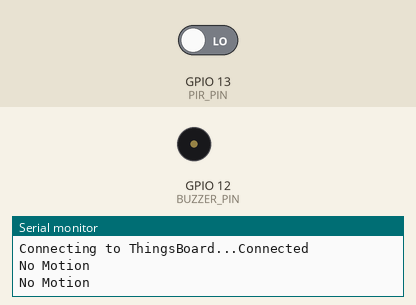
The sketch below on a simulated ESP32. Shown: buzzer (waves = sounding, pin HIGH), the last lines printed to the serial monitor. The inputs (shaded band) are chosen by the test bench; at power-on: GPIO 13 (PIR_PIN) LOW. WiFi joins after 1.5 s; servers stay silent unless stated; no MQTT or app messages arrive unless stated.

Above: at 2.7 s.
2.8 s: GPIO 13 (PIR_PIN) driven HIGH
At 4.7 s:
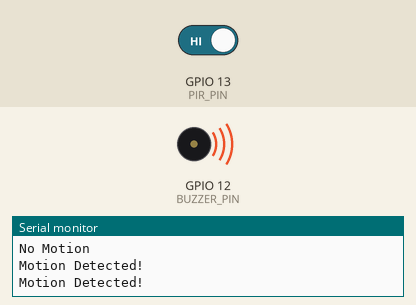
5.0 s: GPIO 13 (PIR_PIN) driven LOW
At 6.5 s:
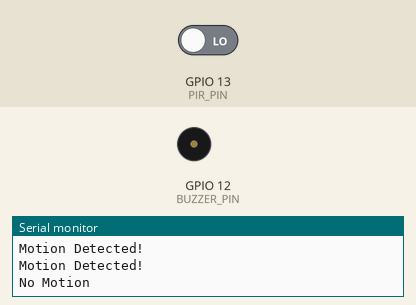
Timing chart, 0 to 8.0 s (numbered marks = the images above; inputs shaded):
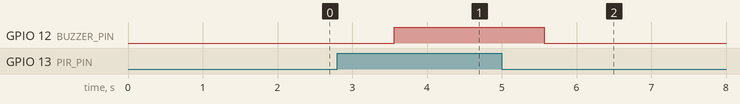

The sketch:

esp32theftdetection.ino
```cpp
#include <WiFi.h>
#include <PubSubClient.h>


const char* ssid = "GALAXY A23";
const char* password = "12345678";

/* ThingsBoard MQTT Server */
const char* mqtt_server = "demo.thingsboard.io";

/* Device Access Token from ThingsBoard */
const char* token = "YOUR_DEVICE_TOKEN";

WiFiClient espClient;
PubSubClient client(espClient);

/* Pin Definitions */
#define PIR_PIN 13
#define BUZZER_PIN 12

/* Connect ESP32 to WiFi */
void setup_wifi()
{
    delay(10);

    Serial.println();
    Serial.print("Connecting to WiFi: ");
    Serial.println(ssid);

    WiFi.begin(ssid, password);

    while (WiFi.status() != WL_CONNECTED)
    {
        delay(500);
        Serial.print(".");
    }

    Serial.println();
    Serial.println("WiFi Connected");
    Serial.println(WiFi.localIP());
}

/* Reconnect MQTT */
void reconnect()
{
    while (!client.connected())
    {
        Serial.print("Connecting to ThingsBoard...");

        if (client.connect("ESP32_Client", token, NULL))
        {
            Serial.println("Connected");
        }
        else
        {
            Serial.print("Failed, rc=");
            Serial.print(client.state());
            Serial.println(" Retry in 5 seconds");

            delay(5000);
        }
    }
}

void setup()
{
    Serial.begin(115200);

    pinMode(PIR_PIN, INPUT);
    pinMode(BUZZER_PIN, OUTPUT);

    digitalWrite(BUZZER_PIN, LOW);

    setup_wifi();

    client.setServer(mqtt_server, 1883);
}

void loop()
{
    if (!client.connected())
    {
        reconnect();
    }

    client.loop();

    int motion = digitalRead(PIR_PIN);

    /* Motion Detected */
    if (motion == HIGH)
    {
        Serial.println("Motion Detected!");

        digitalWrite(BUZZER_PIN, HIGH);

        String payload = "{\"motion\":1}";

        client.publish("v1/devices/me/telemetry", payload.c_str());

        delay(1000);
    }
    else
    {
        Serial.println("No Motion");

        digitalWrite(BUZZER_PIN, LOW);

        String payload = "{\"motion\":0}";

        client.publish("v1/devices/me/telemetry", payload.c_str());

        delay(1000);
    }
}
```

Measured:
- after the input at 2.8 s, GPIO 12 (BUZZER_PIN): LOW → HIGH after 0.76 s
- after the input at 5.0 s, GPIO 12 (BUZZER_PIN): HIGH → LOW after 0.57 s
